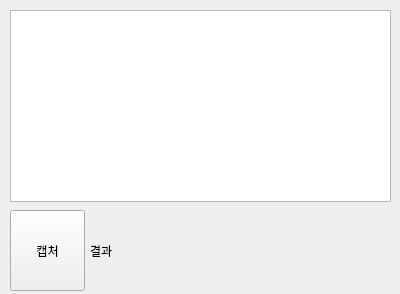
<?xml version="1.0" encoding="UTF-8"?>
<ui version="4.0">
 <class>Form</class>
 <widget class="QWidget" name="Form">
  <property name="geometry">
   <rect>
    <x>0</x>
    <y>0</y>
    <width>400</width>
    <height>294</height>
   </rect>
  </property>
  <property name="windowTitle">
   <string>Form</string>
  </property>
  <widget class="QPushButton" name="pushButton">
   <property name="geometry">
    <rect>
     <x>10</x>
     <y>210</y>
     <width>75</width>
     <height>81</height>
    </rect>
   </property>
   <property name="text">
    <string>캡처</string>
   </property>
  </widget>
  <widget class="QGraphicsView" name="graphicsView">
   <property name="geometry">
    <rect>
     <x>10</x>
     <y>10</y>
     <width>381</width>
     <height>192</height>
    </rect>
   </property>
  </widget>
  <widget class="QLabel" name="label">
   <property name="geometry">
    <rect>
     <x>90</x>
     <y>210</y>
     <width>291</width>
     <height>81</height>
    </rect>
   </property>
   <property name="text">
    <string>결과</string>
   </property>
  </widget>
 </widget>
 <resources/>
 <connections/>
</ui>
